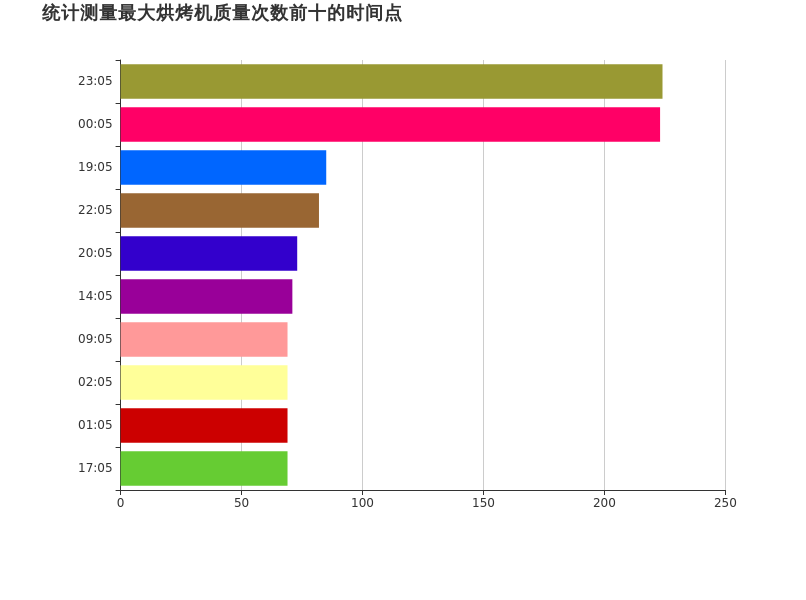
#> input picture EduCoder/bigdata/case/roaster_bigdata_analysis/data_visualization/script/step1/answer/time_count_top10.png, 806 x 600 px, found by its file name
$ python 2.py
#> lines starting #> are read from the running program, lines starting #| are printed output that depends on the picture

from PIL import Image
def getDiff(width, high, image):  # 将要裁剪成w*h的image照片
    diff = []
    im = image.resize((width, high))
    imgray = im.convert('L')  # 转换为灰度图片 便于处理
    pixels = list(imgray.getdata())  # 得到像素数据 灰度0-255
    for row in range(high): # 逐一与它左边的像素点进行比较
        rowStart = row * width  # 起始位置行号
        for index in range(width - 1):
            leftIndex = rowStart + index
            rightIndex = leftIndex + 1  # 左右位置号
            diff.append(pixels[leftIndex] > pixels[rightIndex])
    return diff  #  *得到差异值序列 这里可以转换为hash码*
def getHamming(diff, diff2):  # 暴力计算两点间汉明距离
    hamming_distance = 0
    for i in range(len(diff)):
        if diff[i] != diff2[i]:
            hamming_distance += 1
    return hamming_distance

if __name__ == '__main__':
    #
    a=Image.open("/data/workspace/myshixun/secret/step1/answer/time_count_top10.png")
#> a is the input picture: PIL image 806x600 RGBA; mean R, G, B, A 237.3, 223.4, 226.3, 255
    b=Image.open("/data/workspace/myshixun/secret/step1/result/time_count_top10.png")
    diff1 = getDiff(32, 32, a)
#> in getDiff, `im = image.resize((width, high))`:
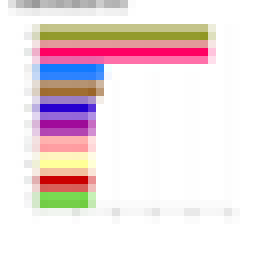
#> im: PIL image 32x32 RGBA (shown 8 times larger); mean R, G, B, A 236.9, 223.2, 225.7, 255
#> in getDiff, `imgray = im.convert('L')`:
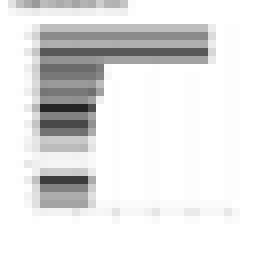
#> imgray: PIL image 32x32 L (shown 8 times larger); min 33, max 255, mean 227.6
#> in getDiff, `pixels = list(imgray.getdata())`: pixels = 1024 values, max 255 at index 0, min 33 at index 426, mean 227.6
#> after the loop in getDiff, `for row in range(high):`: diff = 992 items, first 6: True, True, True, True, False, True
#> diff1 has the same summary as diff in getDiff
    diff2 = getDiff(32, 32, b)
#> diff2 has the same summary as diff in getDiff
    ans = getHamming(diff1, diff2)
#> after the loop in getHamming, `for i in range(len(diff)):`: hamming_distance = 0
#> ans = 0
    if ans < 1:
        print("图像对比一致，恭喜通关！")
    else:
        print("图像对比不一致，请检查你的代码")
